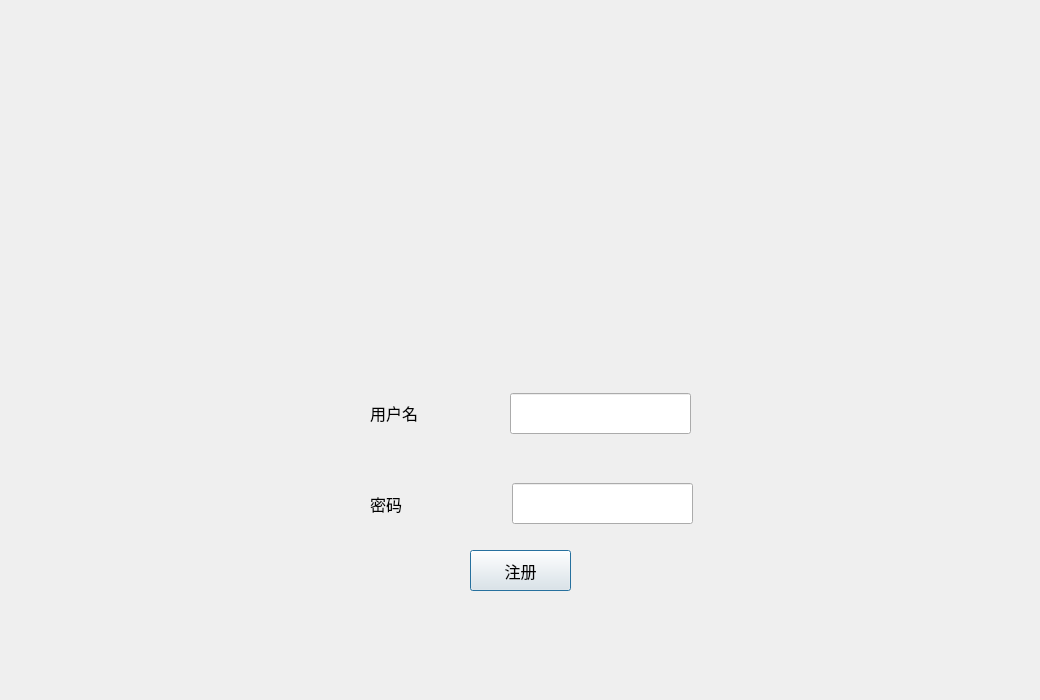
<?xml version="1.0" encoding="UTF-8"?>
<ui version="4.0">
 <class>h</class>
 <widget class="QDialog" name="h">
  <property name="geometry">
   <rect>
    <x>0</x>
    <y>0</y>
    <width>1040</width>
    <height>700</height>
   </rect>
  </property>
  <property name="windowTitle">
   <string>Dialog</string>
  </property>
  <property name="styleSheet">
   <string notr="true">border-image: url(:/newPrefix/login.jpg);</string>
  </property>
  <widget class="QLabel" name="label">
   <property name="geometry">
    <rect>
     <x>370</x>
     <y>392</y>
     <width>91</width>
     <height>41</height>
    </rect>
   </property>
   <property name="font">
    <font>
     <family>Arial</family>
     <pointsize>12</pointsize>
    </font>
   </property>
   <property name="styleSheet">
    <string notr="true">border-image: url(:/newPrefix/white.jpg);</string>
   </property>
   <property name="text">
    <string>用户名</string>
   </property>
  </widget>
  <widget class="QLabel" name="label_2">
   <property name="geometry">
    <rect>
     <x>370</x>
     <y>483</y>
     <width>91</width>
     <height>41</height>
    </rect>
   </property>
   <property name="font">
    <font>
     <family>Arial</family>
     <pointsize>12</pointsize>
    </font>
   </property>
   <property name="styleSheet">
    <string notr="true">border-image: url(:/newPrefix/white.jpg);</string>
   </property>
   <property name="text">
    <string>密码</string>
   </property>
  </widget>
  <widget class="QLineEdit" name="lineEdit">
   <property name="geometry">
    <rect>
     <x>510</x>
     <y>393</y>
     <width>181</width>
     <height>41</height>
    </rect>
   </property>
   <property name="font">
    <font>
     <family>Arial</family>
     <pointsize>12</pointsize>
    </font>
   </property>
   <property name="styleSheet">
    <string notr="true">border-image: url(:/newPrefix/white.jpg);</string>
   </property>
  </widget>
  <widget class="QLineEdit" name="lineEdit_2">
   <property name="geometry">
    <rect>
     <x>512</x>
     <y>483</y>
     <width>181</width>
     <height>41</height>
    </rect>
   </property>
   <property name="font">
    <font>
     <family>Arial</family>
     <pointsize>12</pointsize>
    </font>
   </property>
   <property name="styleSheet">
    <string notr="true">border-image: url(:/newPrefix/white.jpg);</string>
   </property>
   <property name="echoMode">
    <enum>QLineEdit::Password</enum>
   </property>
  </widget>
  <widget class="QPushButton" name="pushButton">
   <property name="geometry">
    <rect>
     <x>470</x>
     <y>550</y>
     <width>101</width>
     <height>41</height>
    </rect>
   </property>
   <property name="font">
    <font>
     <family>Arial</family>
     <pointsize>12</pointsize>
    </font>
   </property>
   <property name="styleSheet">
    <string notr="true">border-image: url(:/newPrefix/white.jpg);</string>
   </property>
   <property name="text">
    <string>注册</string>
   </property>
  </widget>
 </widget>
 <resources>
  <include location="picture/aaa.qrc"/>
 </resources>
 <connections>
  <connection>
   <sender>pushButton</sender>
   <signal>clicked()</signal>
   <receiver>h</receiver>
   <slot>read()</slot>
   <hints>
    <hint type="sourcelabel">
     <x>511</x>
     <y>578</y>
    </hint>
    <hint type="destinationlabel">
     <x>695</x>
     <y>595</y>
    </hint>
   </hints>
  </connection>
 </connections>
 <slots>
  <slot>read()</slot>
 </slots>
</ui>
